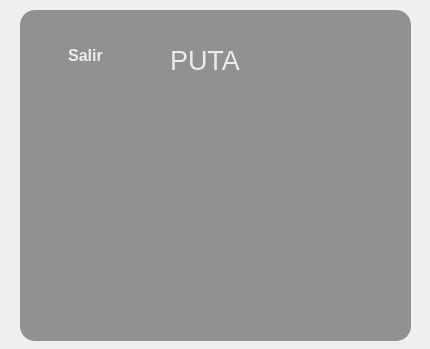
<?xml version="1.0" encoding="UTF-8"?>
<ui version="4.0">
 <class>MainWindow</class>
 <widget class="QMainWindow" name="MainWindow">
  <property name="geometry">
   <rect>
    <x>0</x>
    <y>0</y>
    <width>430</width>
    <height>349</height>
   </rect>
  </property>
  <property name="windowTitle">
   <string>MainWindow</string>
  </property>
  <widget class="QWidget" name="centralwidget">
   <widget class="QLabel" name="label">
    <property name="geometry">
     <rect>
      <x>30</x>
      <y>20</y>
      <width>371</width>
      <height>311</height>
     </rect>
    </property>
    <property name="text">
     <string/>
    </property>
    <property name="pixmap">
     <pixmap>Imagen de WhatsApp 2023-04-30 a las 09.54.55.jpg</pixmap>
    </property>
    <property name="scaledContents">
     <bool>true</bool>
    </property>
   </widget>
   <widget class="QLabel" name="label_2">
    <property name="geometry">
     <rect>
      <x>20</x>
      <y>10</y>
      <width>391</width>
      <height>331</height>
     </rect>
    </property>
    <property name="font">
     <font>
      <weight>75</weight>
      <italic>false</italic>
      <bold>true</bold>
     </font>
    </property>
    <property name="styleSheet">
     <string notr="true">background-color:rgba(0,0,0,100);
border-radius:15px;</string>
    </property>
    <property name="text">
     <string/>
    </property>
    <property name="wordWrap">
     <bool>false</bool>
    </property>
   </widget>
   <widget class="QLabel" name="label_3">
    <property name="geometry">
     <rect>
      <x>170</x>
      <y>40</y>
      <width>90</width>
      <height>40</height>
     </rect>
    </property>
    <property name="font">
     <font>
      <pointsize>20</pointsize>
     </font>
    </property>
    <property name="styleSheet">
     <string notr="true">color:rgba(255,255,255,210);</string>
    </property>
    <property name="text">
     <string>PUTA</string>
    </property>
   </widget>
   <widget class="QPushButton" name="bt_salir">
    <property name="geometry">
     <rect>
      <x>40</x>
      <y>40</y>
      <width>91</width>
      <height>31</height>
     </rect>
    </property>
    <property name="font">
     <font>
      <pointsize>12</pointsize>
      <weight>75</weight>
      <bold>true</bold>
     </font>
    </property>
    <property name="cursor">
     <cursorShape>PointingHandCursor</cursorShape>
    </property>
    <property name="styleSheet">
     <string notr="true">QPushButton{
background-color:qlineargradient(spread:pad,x1:0,y1:0.505682, x2:1, y2:0.477 ,stop:0 rgba(72,61,139,219), stop:1 rgba(0,0,139,225));
color:rgba(255,255,255,210);
border-radius:15px;
background-color : rgba(0,0,0,0);
}
QPushButton:hover{
background-color: qlineargradient(spread:pad, x1:0, y1:0.505682 , x2:1 , y2:0.477,stop:0 rgba(128, 0, 255,219), stop:1 rgba(85,98,112,226));
}
QPushButton:pressed{
padding-left:5px;
padding-top:5px;

}</string>
    </property>
    <property name="text">
     <string>Salir</string>
    </property>
    <property name="icon">
     <iconset>
      <normaloff>cerrar-sesion.png</normaloff>cerrar-sesion.png</iconset>
    </property>
    <property name="iconSize">
     <size>
      <width>22</width>
      <height>21</height>
     </size>
    </property>
   </widget>
  </widget>
 </widget>
 <resources/>
 <connections/>
</ui>
